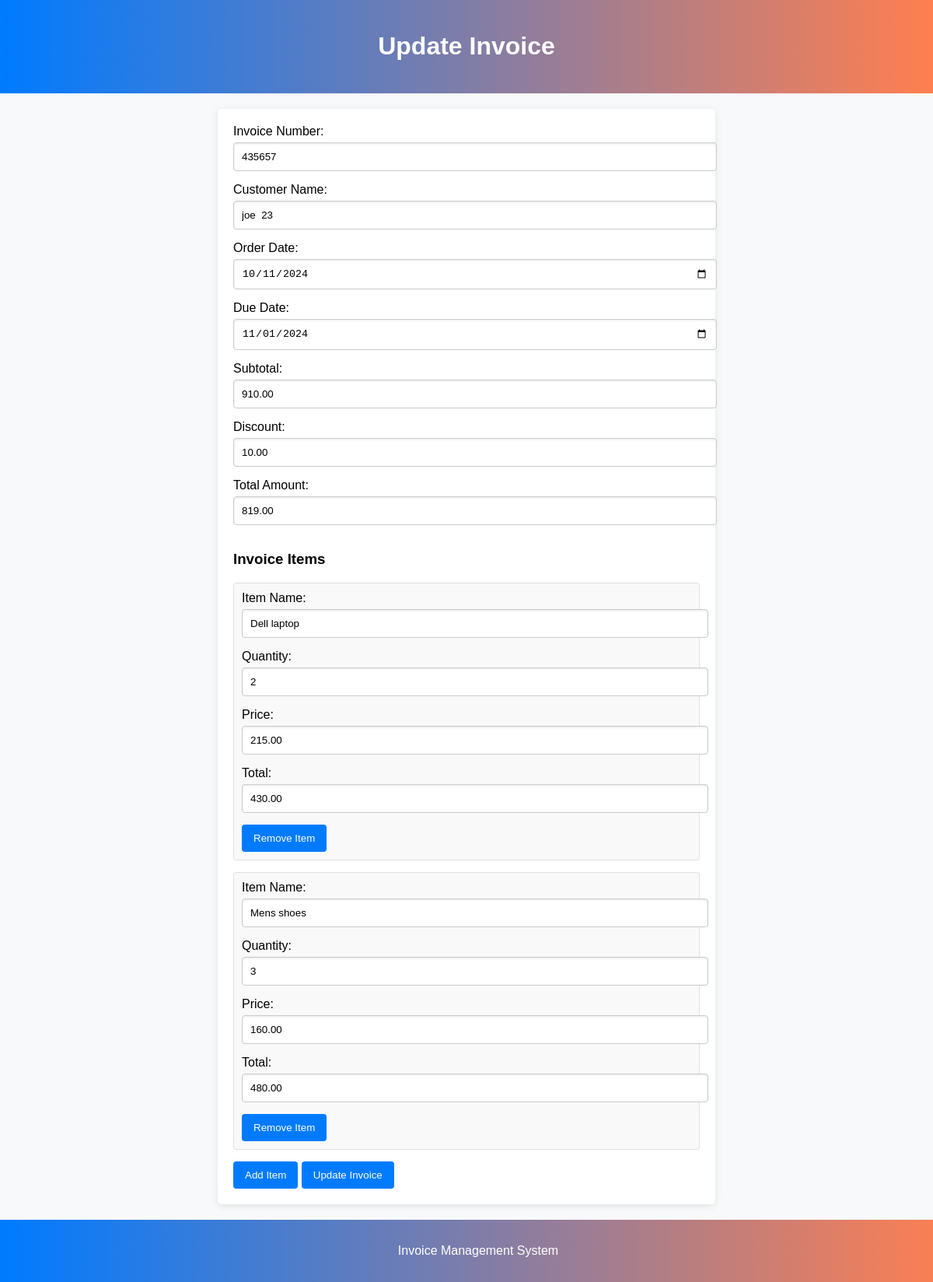
Page /edit_invoice.php?invoice_id=11 on the committed database.
### tables this page shows
CREATE TABLE `invoices` (
  `invoice_id` int(11) NOT NULL,
  `invoice_number` varchar(50) NOT NULL,
  `customer_name` varchar(255) NOT NULL,
  `invoice_description` text DEFAULT NULL,
  `order_date` date NOT NULL,
  `order_status` enum('Paid','Unpaid') NOT NULL,
  `order_id` varchar(50) NOT NULL,
  `delivery_address` text NOT NULL,
  `mode_of_payment` varchar(255) NOT NULL,
  `due_date` date NOT NULL,
  `subtotal` decimal(10,2) NOT NULL,
  `discount` decimal(5,2) NOT NULL,
  `total_amount` decimal(10,2) GENERATED ALWAYS AS (`subtotal` - `subtotal` * (`discount` / 100)) STORED
);

CREATE TABLE `invoice_items` (
  `invoice_items_id` int(11) NOT NULL,
  `invoice_id` int(11) NOT NULL,
  `item_name` varchar(255) NOT NULL,
  `qty` int(11) NOT NULL,
  `price` decimal(10,2) NOT NULL,
  `total` decimal(10,2) GENERATED ALWAYS AS (`qty` * `price`) STORED
);

### edit_invoice.php (the view, shortened to what this page needs)
<?php
require 'config.php';
$invoiceNumber = '';
$customerName = '';
$orderDate = '';
$dueDate = '';
$subtotal = '';
$discount = '';
$totalAmount = '';
$invoiceItems = [];
if (isset($_GET['invoice_id'])) {
    $invoiceId = $_GET['invoice_id'];
    $invoiceQuery = "SELECT * FROM invoices WHERE invoice_id = ?";
    $stmt = $connection->prepare($invoiceQuery);
    $stmt->execute([$invoiceId]);
    $invoice = $stmt->fetch(PDO::FETCH_ASSOC);
    if ($invoice) {
        $invoiceNumber = $invoice['invoice_number'];
        $customerName = $invoice['customer_name'];
        $orderDate = $invoice['order_date'];
        $dueDate = $invoice['due_date'];
        $subtotal = $invoice['subtotal'];
        $discount = $invoice['discount'];
        $totalAmount = $invoice['total_amount'];
        $itemsQuery = "SELECT * FROM invoice_items WHERE invoice_id = ?";
        $itemStmt = $connection->prepare($itemsQuery);
        $itemStmt->execute([$invoiceId]);
        $invoiceItems = $itemStmt->fetchAll(PDO::FETCH_ASSOC);
    }
}
?>
<!DOCTYPE html>
<html lang="en">
<head>
    <link rel="stylesheet" href="https://cdnjs.cloudflare.com/ajax/libs/font-awesome/6.0.0/css/all.min.css">
</head>
<body>
<header>
    <h1>Update Invoice</h1>
</header>
<form method="POST" id="invoiceForm">
    <label for="invoice_number">Invoice Number:</label>
    <input type="text" name="invoice_number" id="invoice_number" required value="<?php echo htmlspecialchars($invoiceNumber); ?>">
    <label for="customer_name">Customer Name:</label>
    <input type="text" name="customer_name" id="customer_name" required value="<?php echo htmlspecialchars($customerName); ?>">
    <label for="order_date">Order Date:</label>
    <input type="date" name="order_date" id="order_date" required value="<?php echo htmlspecialchars($orderDate); ?>">
    <label for="due_date">Due Date:</label>
    <input type="date" name="due_date" id="due_date" required value="<?php echo htmlspecialchars($dueDate); ?>">
    <label for="subtotal">Subtotal:</label>
    <input type="number" name="subtotal" id="subtotal" step="0.01" required value="<?php echo htmlspecialchars($subtotal); ?>">
    <label for="discount">Discount:</label>
    <input type="number" name="discount" id="discount" step="0.01" value="<?php echo htmlspecialchars($discount); ?>">
    <label for="total_amount">Total Amount:</label>
    <input type="number" name="total_amount" id="total_amount" step="0.01" required value="<?php echo htmlspecialchars($totalAmount); ?>" readonly>
    <h3>Invoice Items</h3>
    <div id="item-container">
        <?php foreach ($invoiceItems as $index => $item): ?>
            <div class="item-row" id="item-row-<?php echo $index; ?>">
                <label>Item Name:</label>
                <input type="text" name="items[<?php echo $index; ?>][item_name]" required value="<?php echo htmlspecialchars($item['item_name']); ?>">
                <label>Quantity:</label>
                <input type="number" name="items[<?php echo $index; ?>][quantity]" min="1" required value="<?php echo htmlspecialchars($item['qty']); ?>" class="quantity" oninput="calculateTotal()">
                <label>Price:</label>
                <input type="number" name="items[<?php echo $index; ?>][price]" step="0.01" required value="<?php echo htmlspecialchars($item['price']); ?>" class="price" oninput="calculateTotal()">
                <label>Total:</label>
                <input type="number" name="items[<?php echo $index; ?>][total]" required value="<?php echo htmlspecialchars($item['total']); ?>" class="total" readonly>
                <button type="button" onclick="removeItem(<?php echo $index; ?>)">Remove Item</button>
            </div>
        <?php endforeach; ?>
    </div>
    <button type="button" id="add-item-btn">Add Item</button>
    <button type="submit">Update Invoice</button>
</form>
<footer>
    <p>Invoice Management System</p>
</footer>
</body>
</html>

### edit_invoice.php (style rules this page uses)
body { font-family: 'Arial', sans-serif; margin: 0; padding: 0; background-color: #f8f9fa; }
header { background: linear-gradient(to right, #007bff, #ff7f50); color: #ffffff; padding: 20px; text-align: center; }
form { max-width: 600px; margin: 20px auto; padding: 20px; background-color: #ffffff; border-radius: 5px; box-shadow: 0 2px 10px rgba(0, 0, 0, 0.1); }
input[type="text"], input[type="date"], input[type="number"], textarea { width: 100%; padding: 10px; margin: 5px 0 15px; border: 1px solid #ccc; border-radius: 4px; box-shadow: inset 0 1px 3px rgba(0, 0, 0, 0.1); }
button { background-color: #007bff; color: white; border: none; padding: 10px 15px; border-radius: 4px; cursor: pointer; transition: background-color 0.3s ease; }
footer { background: linear-gradient(to right, #007bff, #ff7f50); color: white; text-align: center; padding: 15px; position: relative; bottom: 0; width: 100%; margin-top: 20px; }
.item-row { margin-bottom: 15px; padding: 10px; border: 1px solid #e0e0e0; border-radius: 4px; background-color: #f9f9f9; }

### rows in the picture
invoices: invoice_number "435657", customer_name "joe 23", order_date "10/11/2024", due_date "11/01/2024", subtotal "910.00", discount "10.00", total_amount "819.00"
invoice_items: item_name "Dell laptop", qty "2", price "215.00", total "430.00"
invoice_items: item_name "Mens shoes", qty "3", price "160.00", total "480.00"
